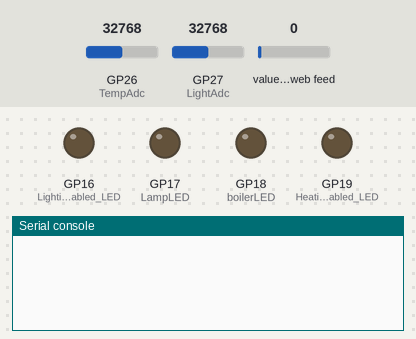
This program was run on a simulated Raspberry Pi Pico running MicroPython. On the bench: output pins drawn as LEDs (lit = HIGH), the last lines printed to the serial console. Inputs (shaded band) come from the test bench; at power-on: GP27 (LightAdc) = 32768, GP26 (TempAdc) = 32768, value of the web feed 0 (analog values on the 0–65535 scale). WiFi joins after 1.5 s; requests to the public web service named in the program get a made-up reply in its usual format after 0.4 s (London, UTC, broken clouds, 64 % humidity, 1013 hPa unless stated).

Above: at 1.2 s.
1.3 s: GP27 (LightAdc) set to 24432
At 2.4 s:
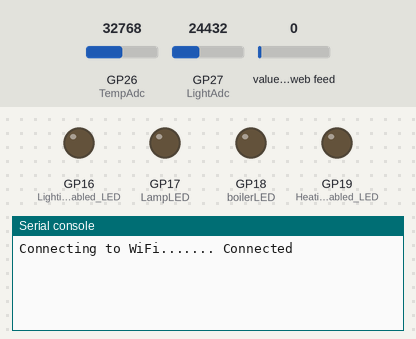
5.0 s: GP27 (LightAdc) set to 22880
At 7.1 s:
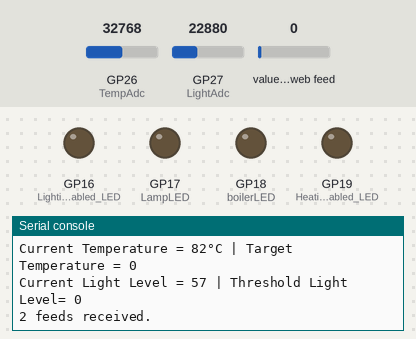

The program:

PicoCode2.py
```python
# Requires valid WiFi and ThingSpeak credentials in mykeys module.
from machine import Pin, Timer, ADC
import network, time, urequests, json
import mykeys  				# Locally stored module contains WiFi and ThingSpeak keys

# Connect to WiFi network using credentials from mykeys
print("Connecting to WiFi.", end="")
wifi = network.WLAN(network.STA_IF) 			# Create WiFi network object
wifi.active(True)
wifi.connect(mykeys.SSID, mykeys.KEY) 		# Connect to specific WiFi network
while not wifi.isconnected():					# Wait until connected
    print(".", end="")
    time.sleep(0.25)
print(" Connected")

# Class to encapsulate all code associated with this application
class SmartHeaterPico:
    def __init__(self):
#         OUTPUT PINS
        self.Heating_Enabled_LED = Pin('GP19', Pin.OUT) 		# Create LED output Pin objects
        self.boilerLED  = Pin('GP18', Pin.OUT)
        self.LampLED = Pin('GP17',Pin.OUT)
        self.Lighting_Enabled_LED= Pin('GP16',Pin.OUT)
#         ANALOGUE INPUT PINS
        self.TempAdc = ADC('GP26')   				# Setup ADC0 as temperature input
        self.LightAdc = ADC('GP27')					# Setup ADC1 as light input
#         STATE VARIABLES
        self.Target_Temperature = 20
        self.Target_Light_Level = 60
        self.Is_Heating_Enabled =  True
        self.Is_Lighting_Enabled = True
#         THINGSPEAK
        self.lastID = 0                             # Keeps track of fields already seen
        self.uploadData = {'api_key': mykeys.WRITE_KEY}
#         TIME CONTROL
        self.tmr = Timer(period=2000, callback=self.Update_System)
        self.timeSinceLastPost = 1000				# Counter to limit posting rate


    def Update_System(self,timer):
#         Read system Analogue Inputs
        New_Temperature = int(self.TempAdc.read_u16() / 397)			# Read temperature ADC
        New_Light_Level = int(self.LightAdc.read_u16() / 397)			# Read Light level ADC
        print(f"Current Temperature = {New_Temperature}\u00B0C | Target Temperature = {self.Target_Temperature}")
        print(f"Current Light Level = {New_Light_Level} | Threshold Light Level= {self.Target_Light_Level}")
        if New_Temperature< self.Target_Temperature and self.Is_Heating_Enabled:
            Is_Boiler_ON=True
        else:
            Is_Boiler_ON=False
        if New_Light_Level< self.Target_Light_Level and self.Is_Lighting_Enabled:
            Is_Dark=True
        else:
            Is_Dark=False
#         Update outputs
        self.boilerLED.value(Is_Boiler_ON)
        self.LampLED.value(Is_Dark)


        response = urequests.get('https://api.thingspeak.com/channels/' +
                                mykeys.CHANNEL_ID + '/feeds.json?api_key=' +
                                mykeys.READ_KEY + '&minutes=2').json()
        print(f"{len(response['feeds'])} feeds received.")
        for feed in response['feeds']:
            if feed['entry_id'] > self.lastID:	    	# Not seen this entry yet
                self.lastID = feed['entry_id']
#                 Temperature Update
                if feed['field1'] is not None:			# Skip empty feeds
                    self.Is_Heating_Enabled = (feed['field1']== '1')
                    self.Heating_Enabled_LED.value(self.Is_Heating_Enabled)
                if feed['field4'] is not None:
                    self.Target_Temperature = int(feed['field4'] )
#                 Light Level Update
                if feed['field5'] is not None:			# Skip empty feeds
                    self.Is_Lighting_Enabled = (feed['field5']== '1')
                    self.Lighting_Enabled_LED.value(self.Is_Lighting_Enabled)
                if feed['field8'] is not None:
                    self.Target_Light_Level=int(feed['field8'])
                print("System Updated")
        self.timeSinceLastPost = self.timeSinceLastPost + 2

#         Upload New DATA after a given time
        if self.timeSinceLastPost >30:
#             Heating Data Upload

            self.uploadData['field2'] = '1' if Is_Boiler_ON else '0'
            self.uploadData['field3'] = New_Temperature
#             Lighting Data Upload
            self.uploadData['field7'] = '1' if Is_Dark else '0'
            self.uploadData['field6'] = New_Light_Level


            response = urequests.post('https://api.thingspeak.com/update.json',
                        headers={'Content-Type': 'application/json'},
                        data=json.dumps(self.uploadData))
            if response.status_code == 200 and response.json() != 0:
                print("Post operation succesful")
                self.timeSinceLastPost=0


sh = SmartHeaterPico()
```

mykeys.py
```python
SSID = 'xxx'
KEY = 'xxx'

# ThingSpeak API Keys
CHANNEL_ID = '3191074'
READ_KEY   = 'QXD942PD94GCXQ5Y'
WRITE_KEY  = 'PM9WG6MW3BC3KMJD'
```

Measured:
- the behaviour switches between 23824 and 23808 on GP27 (LightAdc) (found by bisection; images 1 and 2)
- after the input at 5.0 s, the serial console: prints a new line after 0.50 s (image 2)
